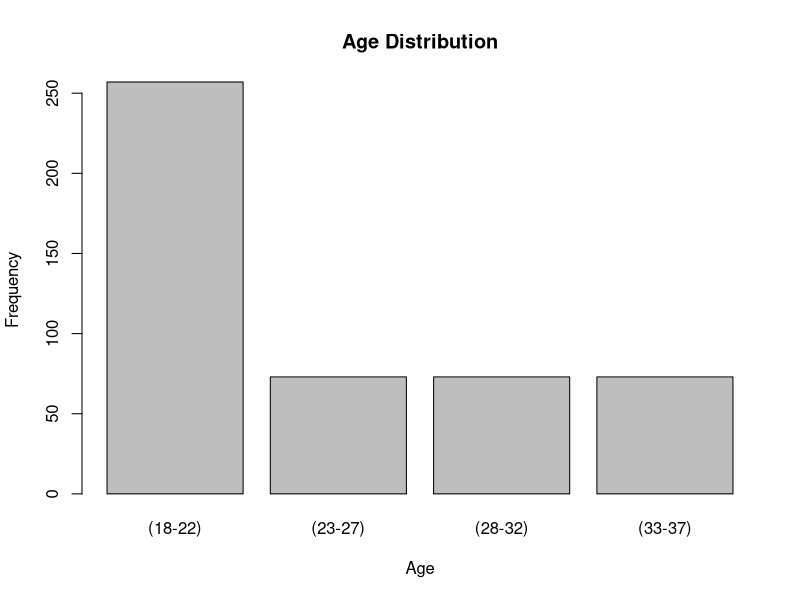

Reproduce this figure in R.
# Previous generation:
age <- c(rep(18, 257), rep(23, 73), rep(28, 73), rep(33, 73))

# Age Range
age_range <- c("(18-22)", "(23-27)", "(28-32)", "(33-37)")

# Frequency for each age range

barplot(table(age), names.arg = age_range, main = "Age Distribution", xlab = "Age", ylab = "Frequency")
